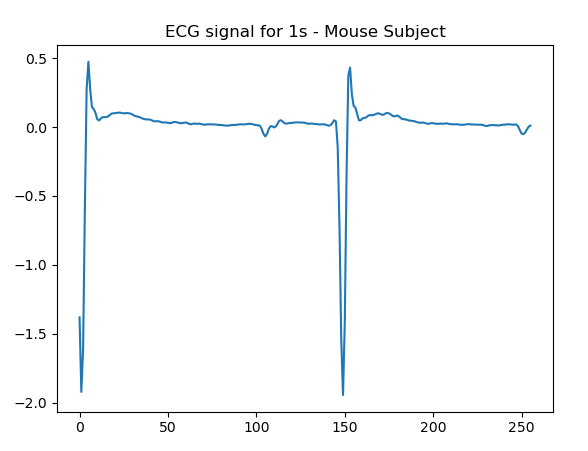

Recreate this plot in Python.
import matplotlib.pyplot as plt
from scipy.io import loadmat
import pandas as pd
import numpy as np
import matplotlib.pyplot as plt
import csv
from csv import DictWriter
from sklearn import preprocessing
import scipy
from scipy import signal
import math
import numpy as np
import matplotlib.pyplot as plt
import pathlib
from ecgdetectors import Detectors

#load mouse subject ecg data
mouse_data = loadmat("elctrography_Mouse_01.mat")
ecg= mouse_data['Data']

#frequency
fs = mouse_data['Fs'].item(0)

channel1= mouse_data['Channels'].item(0)

print("Freq",fs)
print("Channel 1 ",channel1)
print("ECG ",ecg)


time=math.floor(len(ecg)/fs)
points=time*256

#print("ecg initial len",len(ecg))
print("ecg time",time)
#print("ecg new points",points)

#downsampling
resampled_signal = scipy.signal.resample( ecg, points)

print("ecg resampled len",len(resampled_signal))

#plot for 1 seconds (256 points)
plt.figure()
plt.plot(ecg[0:256])
plt.title("ECG signal for 1s - Mouse Subject")
plt.show()
